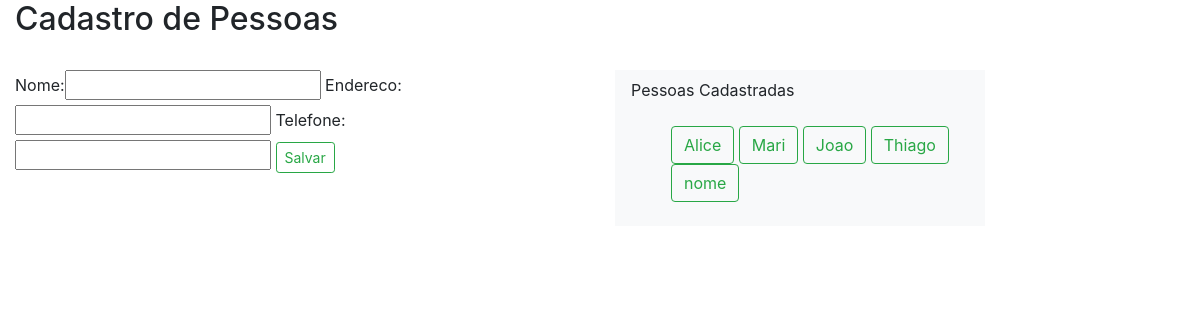
Page /sistema/pessoas/ on the earlier database version.
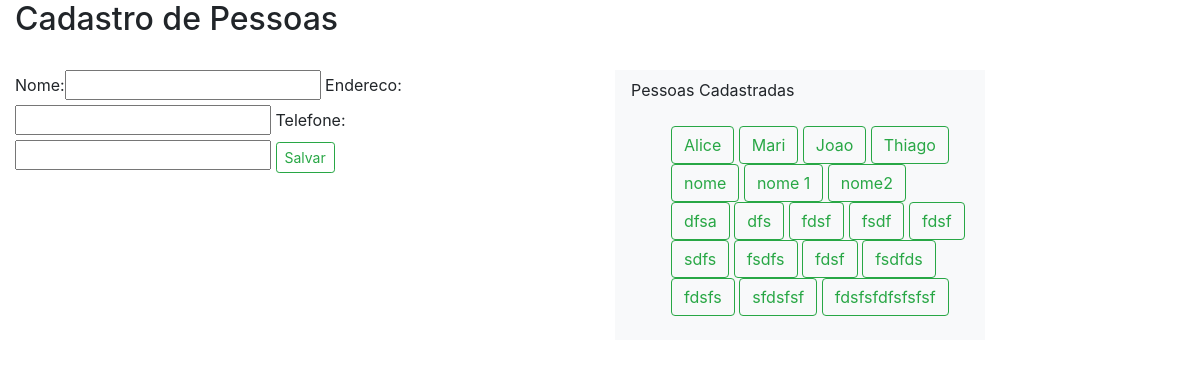
Same page on the later database version.
### core/models.py (models this page shows, shortened)
class Pessoa(models.Model):
    nome = models.CharField(max_length=100)
    endereco = models.CharField(max_length=200)
    telefone = models.CharField(max_length=20)

### core/views.py (the view)
def lista_pessoas(request):
    pessoas = Pessoa.objects.all()
    form = PessoaForm()
    return render(request, 'core/lista_pessoas.html',
        {'pessoas': pessoas, 'form': form})

### core/forms.py
class PessoaForm(ModelForm):
    class Meta:
        model = Pessoa
        fields = '__all__'

### core/templates/core/lista_pessoas.html (shortened to what this page needs)
{% extends 'base.html' %}
{% load bootstrap %}
{% block main %}
    <h2>Cadastro de Pessoas</h2><br>
    <div class="row">
        <div class="col-sm-6">
            <form action="{% url 'core_pessoas_add' %}" method="POST">
                {{ form|bootstrap }}
                <button class="btn btn-sm btn-outline-success" type="submit" >Salvar</button>
            </form>
        </div>
        <div class="col-sm-4">
            <nav class="navbar navbar-light bg-light">Pessoas Cadastradas
                <ul><br>
                    {% for pessoa in pessoas %}
                        <a href="{% url 'core_pessoas_update' pessoa.id %}">
                            <button class="btn btn-outline-success my-2 my-sm-0">
                                {{ pessoa.nome }}
                            </button>
                        </a>
                    {% endfor %}
                </ul>
            </nav>
        </div>
    </div>
{% endblock %}

Differences in the rows shown:
added Pessoa: nome "nome 1"
added Pessoa: nome "nome2"
added Pessoa: nome "dfsa"
added Pessoa: nome "dfs"
added Pessoa: nome "fdsf"
added Pessoa: nome "fsdf"
added Pessoa: nome "fdsf"
added Pessoa: nome "sdfs"
added Pessoa: nome "fsdfs"
added Pessoa: nome "fdsf"
added Pessoa: nome "fsdfds"
added Pessoa: nome "fdsfs"
added Pessoa: nome "sfdsfsf"
added Pessoa: nome "fdsfsfdfsfsfsf"
